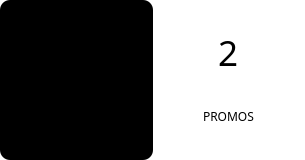
                  <widget class="QWidget" name="widget_103" native="true">
                   <property name="minimumSize">
                    <size>
                     <width>305</width>
                     <height>160</height>
                    </size>
                   </property>
                   <property name="styleSheet">
                    <string notr="true">background-color: rgb(255, 255, 255);
border-radius: 10px;
border: none;</string>
                   </property>
                   <layout class="QHBoxLayout" name="horizontalLayout_39">
                    <property name="spacing">
                     <number>0</number>
                    </property>
                    <property name="leftMargin">
                     <number>0</number>
                    </property>
                    <property name="topMargin">
                     <number>0</number>
                    </property>
                    <property name="rightMargin">
                     <number>0</number>
                    </property>
                    <property name="bottomMargin">
                     <number>0</number>
                    </property>
                    <item>
                     <widget class="QWidget" name="widget_104" native="true">
                      <property name="sizePolicy">
                       <sizepolicy hsizetype="MinimumExpanding" vsizetype="MinimumExpanding">
                        <horstretch>0</horstretch>
                        <verstretch>0</verstretch>
                       </sizepolicy>
                      </property>
                      <property name="styleSheet">
                       <string notr="true">background-color: rgb(0, 0, 0);</string>
                      </property>
                      <layout class="QGridLayout" name="gridLayout_76">
                       <property name="leftMargin">
                        <number>15</number>
                       </property>
                       <property name="topMargin">
                        <number>10</number>
                       </property>
                       <property name="rightMargin">
                        <number>15</number>
                       </property>
                       <property name="bottomMargin">
                        <number>10</number>
                       </property>
                       <property name="spacing">
                        <number>0</number>
                       </property>
                       <item row="0" column="0" alignment="Qt::AlignHCenter|Qt::AlignVCenter">
                        <widget class="QLabel" name="label_71">
                         <property name="sizePolicy">
                          <sizepolicy hsizetype="Fixed" vsizetype="Fixed">
                           <horstretch>0</horstretch>
                           <verstretch>0</verstretch>
                          </sizepolicy>
                         </property>
                         <property name="minimumSize">
                          <size>
                           <width>100</width>
                           <height>100</height>
                          </size>
                         </property>
                         <property name="maximumSize">
                          <size>
                           <width>120</width>
                           <height>120</height>
                          </size>
                         </property>
                         <property name="text">
                          <string/>
                         </property>
                         <property name="pixmap">
                          <pixmap>promo white.png</pixmap>
                         </property>
                         <property name="scaledContents">
                          <bool>true</bool>
                         </property>
                        </widget>
                       </item>
                      </layout>
                     </widget>
                    </item>
                    <item>
                     <widget class="QWidget" name="widget_105" native="true">
                      <property name="sizePolicy">
                       <sizepolicy hsizetype="Expanding" vsizetype="Expanding">
                        <horstretch>0</horstretch>
                        <verstretch>0</verstretch>
                       </sizepolicy>
                      </property>
                      <layout class="QVBoxLayout" name="verticalLayout_50">
                       <item alignment="Qt::AlignHCenter|Qt::AlignBottom">
                        <widget class="QLabel" name="label_72">
                         <property name="font">
                          <font>
                           <family>Century Gothic</family>
                           <pointsize>26</pointsize>
                           <weight>50</weight>
                           <italic>false</italic>
                           <bold>false</bold>
                          </font>
                         </property>
                         <property name="styleSheet">
                          <string notr="true"/>
                         </property>
                         <property name="text">
                          <string>2</string>
                         </property>
                        </widget>
                       </item>
                       <item alignment="Qt::AlignHCenter|Qt::AlignVCenter">
                        <widget class="QLabel" name="label_83">
                         <property name="font">
                          <font>
                           <family>Century Gothic</family>
                           <pointsize>9</pointsize>
                           <weight>50</weight>
                           <bold>false</bold>
                          </font>
                         </property>
                         <property name="text">
                          <string>PROMOS</string>
                         </property>
                        </widget>
                       </item>
                      </layout>
                     </widget>
                    </item>
                   </layout>
                  </widget>
